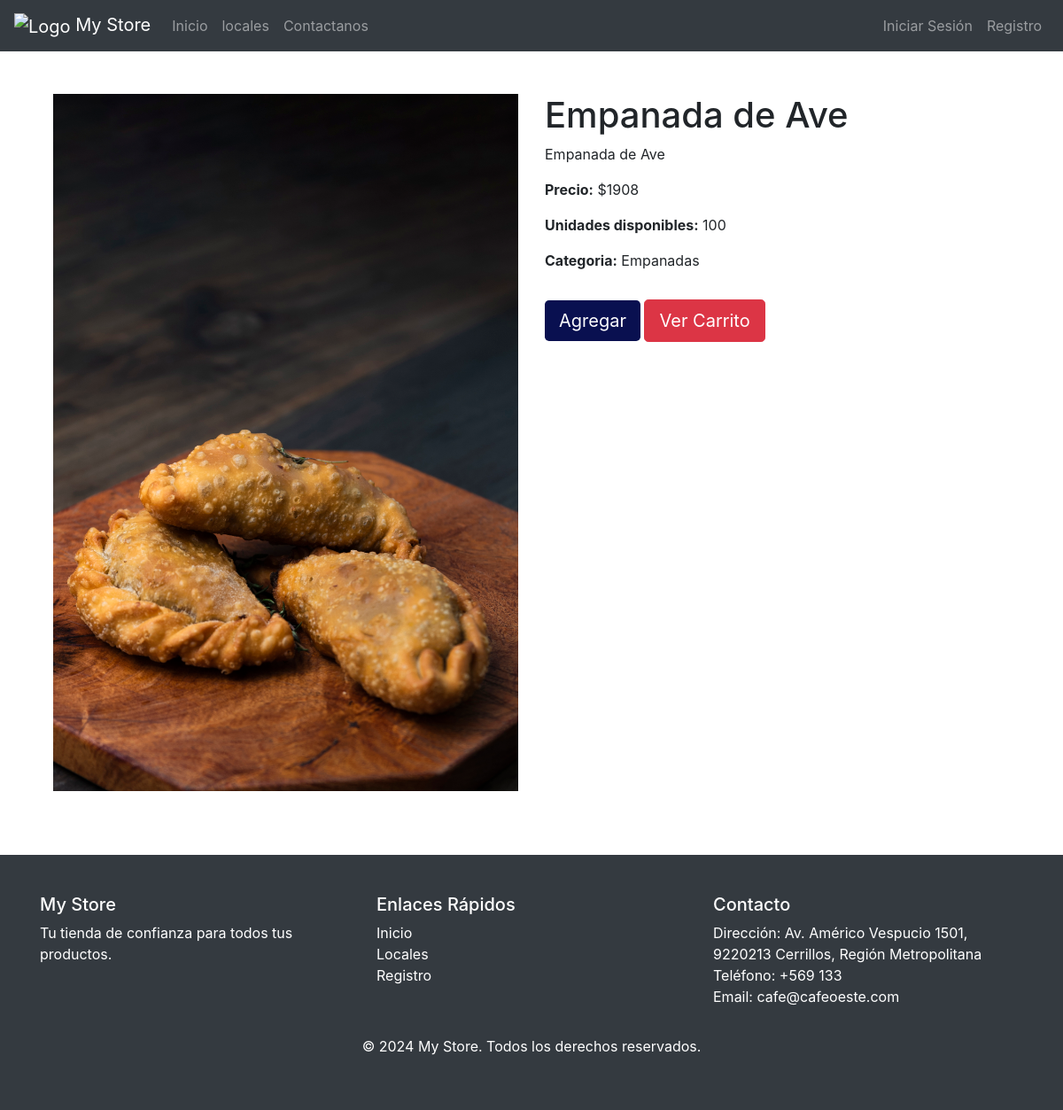
/product/5/, run on the app's committed database.
### apps/models.py (models this page shows, shortened)
class Product(models.Model):
    name = models.CharField(max_length=100)
    description = models.TextField()
    price = models.DecimalField(max_digits=10, decimal_places=0)
    stock = models.PositiveIntegerField()
    category = models.ForeignKey(Category, on_delete=models.CASCADE)
    image = models.ImageField(upload_to='products/', blank=True, null=True)

class Category(models.Model):
    name = models.CharField(max_length=100)
    description = models.TextField(blank=True, null=True)
    def __str__(self):
        return self.name

### apps/views.py (the view)
# urls.py: path('product/<int:product_id>/', views.product_detail, name='product_detail'),
def product_detail(request, product_id):
    product = get_object_or_404(Product, id=product_id)
    images = product.images.all()  # Obtener todas las imágenes relacionadas con el producto
    return render(request, 'principal/product_detail.html', {'product': product, 'images': images})

### templates/Principal/product_detail.html (shortened to what this page needs)
{% extends 'base.html' %}
{% load static %}
{% block content %}
<div class="container mt-5">
    <div class="row">
        <div class="col-md-6">
            <div class="main-image mb-4">
                {% if product.image %}
                <img id="mainImage" src="{{ product.image.url }}" class="img-fluid" alt="{{ product.name }}">
                {% else %}
                <img id="mainImage" src="{% static 'path/to/default_image.jpg' %}" class="img-fluid" alt="Default Image">
                {% endif %}
            </div>
        </div>
        <div class="col-md-6">
            <h1>{{ product.name }}</h1>
            <p>{{ product.description }}</p>
            <p><strong>Precio:</strong> ${{ product.price }}</p>
            <p><strong>Unidades disponibles:</strong> {{ product.stock }}</p>
            <p><strong>Categoria:</strong> {{ product.category }}</p>
            <form action="{% url 'add_to_cart' product.id %}" method="POST">
                <button type="submit" class="btn btn-primary btn-lg mt-3">Agregar</button>
                <button type="submit" class="btn btn-danger btn-lg mt-3">Ver Carrito</button>
            </form>
        </div>
    </div>
</div>
{% endblock %}

### static/css/style.css (style rules this page uses)
.btn-primary { background-color: #091050; border: none; margin-top: auto; }
.main-image img { width: 100%; height: auto; }

### data on the page
Product: image (picture), name "Empanada de Ave", description "Empanada de Ave", price "1908", stock "100", category "Empanadas"
